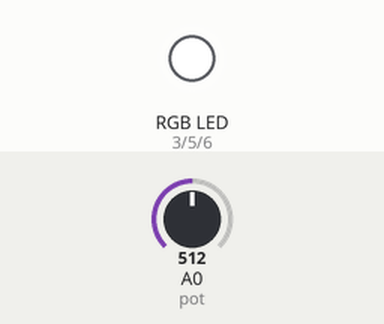
Recording of a sketch running on a simulated Arduino Uno, built with avr-gcc and run on an emulated ATmega328P. Shown: an RGB LED mixed from three pins (HIGH = lit). The inputs (shaded band) are chosen by the test bench; at power-on: A0 (pot) = 512. Dim RGB values are drawn brighter than linear.

Above: at 3.5 s.
3.6 s: A0 (pot) set to 122
At 4.1 s:
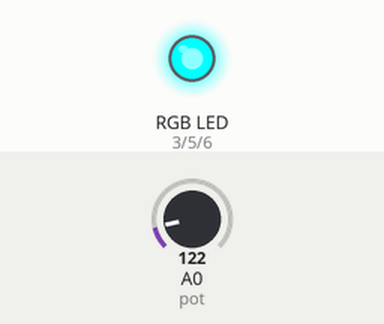
7.2 s: A0 (pot) set to 0
At 7.26 s:
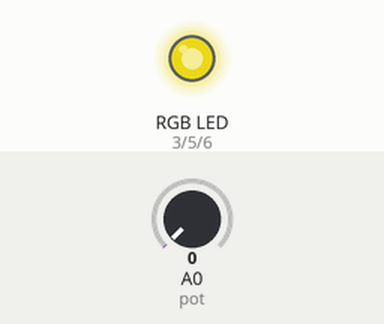
Timing chart, 0 to 16.8 s (numbered marks = the images above; inputs shaded):
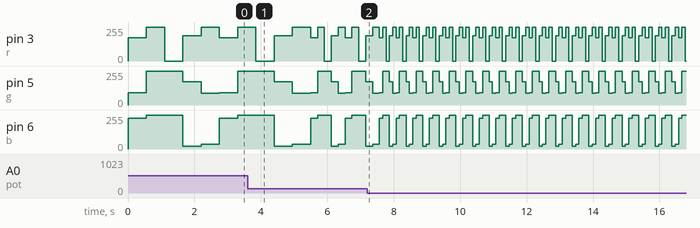

The sketch:

Secuencia_de_colores_con_potenciometro_-_2022030.ino
```cpp
/*
 * Fundacion Kinal
 * Centro educativo tecnico laboral Kinal
 * Perito en electonica
 * Quinto perito
 * EB5AM
 * Taller de electronica digital y reparacion de computadoras
 * Nombre: Cristian Estuardo Orellana Dieguez
*/
#define r 3
#define g 5
#define b 6
#define pot A0

int color(int rr, int gg, int bb);
void setup() {
pinMode(r, OUTPUT);
pinMode(g, OUTPUT);
pinMode(b, OUTPUT);
pinMode(pot, INPUT);
}

void loop() {
int tiempo;
tiempo = map(analogRead(pot),0,1023,100,1000);
color(174,92,230);
delay(tiempo);
color(255,255,255);
delay(tiempo);
color(0,255,255);
delay(tiempo);
color(189,174,20);
delay(tiempo);
color(255,87,35);
delay(tiempo);
}

int color(int rr, int gg, int bb){
 analogWrite(r, rr);
 analogWrite(g, gg);
 analogWrite(b, bb);
  }
```

Measured:
- by itself, pin 3 (r): repeats every 0.50 s: 174/255 0.10 s, 255/255 0.10 s, 0/255 0.10 s, 189/255 0.10 s, 255/255 0.10 s
- by itself, pin 5 (g): repeats every 0.50 s: 92/255 0.10 s, 255/255 0.20 s, 174/255 0.10 s, 87/255 0.10 s
- by itself, pin 6 (b): repeats every 0.50 s: 230/255 0.10 s, 255/255 0.20 s, 20/255 0.10 s, 35/255 0.10 s
